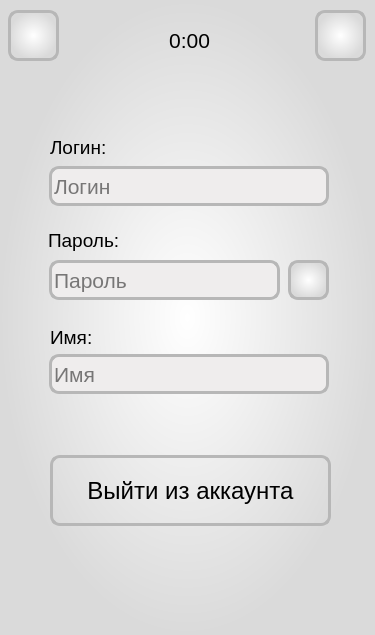
<?xml version="1.0" encoding="UTF-8"?>
<ui version="4.0">
 <class>AccountWindow</class>
 <widget class="QMainWindow" name="AccountWindow">
  <property name="geometry">
   <rect>
    <x>0</x>
    <y>0</y>
    <width>375</width>
    <height>635</height>
   </rect>
  </property>
  <property name="font">
   <font>
    <family>Arimo</family>
    <pointsize>20</pointsize>
   </font>
  </property>
  <property name="windowTitle">
   <string>Account</string>
  </property>
  <property name="styleSheet">
   <string notr="true">background-color: qradialgradient(spread:pad, cx:0.5, cy:0.5, radius:0.5, fx:0.5, fy:0.5, stop:0 rgba(255, 255, 255, 255), stop:1 rgba(218, 218, 218, 255));</string>
  </property>
  <property name="iconSize">
   <size>
    <width>40</width>
    <height>40</height>
   </size>
  </property>
  <property name="tabShape">
   <enum>QTabWidget::Rounded</enum>
  </property>
  <widget class="QWidget" name="centralwidget">
   <widget class="QPushButton" name="home_button">
    <property name="geometry">
     <rect>
      <x>8</x>
      <y>10</y>
      <width>51</width>
      <height>51</height>
     </rect>
    </property>
    <property name="cursor">
     <cursorShape>PointingHandCursor</cursorShape>
    </property>
    <property name="styleSheet">
     <string notr="true">QPushButton{
border: 3px solid #b7b7b7;
border-radius: 10px;
}
QPushButton:hover{
background-color: #c8c8c8;
}</string>
    </property>
    <property name="text">
     <string/>
    </property>
    <property name="icon">
     <iconset>
      <normaloff>icons/home.png</normaloff>icons/home.png</iconset>
    </property>
    <property name="iconSize">
     <size>
      <width>45</width>
      <height>45</height>
     </size>
    </property>
   </widget>
   <widget class="QPushButton" name="settings_button">
    <property name="geometry">
     <rect>
      <x>315</x>
      <y>10</y>
      <width>51</width>
      <height>51</height>
     </rect>
    </property>
    <property name="cursor">
     <cursorShape>PointingHandCursor</cursorShape>
    </property>
    <property name="styleSheet">
     <string notr="true">QPushButton{
border: 3px solid #b7b7b7;
border-radius: 10px;
}
QPushButton:hover{
background-color: #c8c8c8;
}</string>
    </property>
    <property name="text">
     <string/>
    </property>
    <property name="icon">
     <iconset>
      <normaloff>icons/settings.png</normaloff>icons/settings.png</iconset>
    </property>
    <property name="iconSize">
     <size>
      <width>40</width>
      <height>40</height>
     </size>
    </property>
   </widget>
   <widget class="QLabel" name="time_label">
    <property name="geometry">
     <rect>
      <x>154</x>
      <y>20</y>
      <width>71</width>
      <height>41</height>
     </rect>
    </property>
    <property name="font">
     <font>
      <family>Arimo</family>
      <pointsize>16</pointsize>
     </font>
    </property>
    <property name="styleSheet">
     <string notr="true">background-color: none</string>
    </property>
    <property name="text">
     <string>0:00</string>
    </property>
    <property name="alignment">
     <set>Qt::AlignCenter</set>
    </property>
   </widget>
   <widget class="QLineEdit" name="login_line">
    <property name="enabled">
     <bool>true</bool>
    </property>
    <property name="geometry">
     <rect>
      <x>49</x>
      <y>166</y>
      <width>280</width>
      <height>40</height>
     </rect>
    </property>
    <property name="font">
     <font>
      <family>Arimo</family>
      <pointsize>16</pointsize>
     </font>
    </property>
    <property name="cursor">
     <cursorShape>IBeamCursor</cursorShape>
    </property>
    <property name="styleSheet">
     <string notr="true">background: rgba(239,237,237,1);
border-radius: 10px;
border: 3px solid #b7b7b7;</string>
    </property>
    <property name="text">
     <string/>
    </property>
    <property name="maxLength">
     <number>32767</number>
    </property>
    <property name="readOnly">
     <bool>true</bool>
    </property>
    <property name="placeholderText">
     <string>Логин</string>
    </property>
   </widget>
   <widget class="QLineEdit" name="password_line">
    <property name="enabled">
     <bool>true</bool>
    </property>
    <property name="geometry">
     <rect>
      <x>49</x>
      <y>260</y>
      <width>231</width>
      <height>40</height>
     </rect>
    </property>
    <property name="font">
     <font>
      <family>Arimo</family>
      <pointsize>16</pointsize>
     </font>
    </property>
    <property name="autoFillBackground">
     <bool>false</bool>
    </property>
    <property name="styleSheet">
     <string notr="true">background: rgba(239,237,237,1);
border-radius: 10px;
border: 3px solid #b7b7b7;
</string>
    </property>
    <property name="text">
     <string/>
    </property>
    <property name="echoMode">
     <enum>QLineEdit::Normal</enum>
    </property>
    <property name="readOnly">
     <bool>true</bool>
    </property>
    <property name="placeholderText">
     <string>Пароль</string>
    </property>
   </widget>
   <widget class="QLineEdit" name="name_line">
    <property name="enabled">
     <bool>true</bool>
    </property>
    <property name="geometry">
     <rect>
      <x>49</x>
      <y>354</y>
      <width>280</width>
      <height>40</height>
     </rect>
    </property>
    <property name="font">
     <font>
      <family>Arimo</family>
      <pointsize>16</pointsize>
     </font>
    </property>
    <property name="styleSheet">
     <string notr="true">background: rgba(239,237,237,1);
border-radius: 10px;
border: 3px solid #b7b7b7;</string>
    </property>
    <property name="text">
     <string/>
    </property>
    <property name="readOnly">
     <bool>true</bool>
    </property>
    <property name="placeholderText">
     <string>Имя</string>
    </property>
   </widget>
   <widget class="QPushButton" name="hide_password_button">
    <property name="geometry">
     <rect>
      <x>288</x>
      <y>260</y>
      <width>41</width>
      <height>40</height>
     </rect>
    </property>
    <property name="cursor">
     <cursorShape>PointingHandCursor</cursorShape>
    </property>
    <property name="styleSheet">
     <string notr="true">QPushButton{
border: 3px solid #b7b7b7;
border-radius: 10px;
}
QPushButton:hover{
background-color: #c8c8c8;
}</string>
    </property>
    <property name="text">
     <string/>
    </property>
    <property name="icon">
     <iconset>
      <normaloff>icons/eye.png</normaloff>icons/eye.png</iconset>
    </property>
    <property name="iconSize">
     <size>
      <width>33</width>
      <height>33</height>
     </size>
    </property>
   </widget>
   <widget class="QPushButton" name="leave_account_button">
    <property name="geometry">
     <rect>
      <x>50</x>
      <y>455</y>
      <width>281</width>
      <height>71</height>
     </rect>
    </property>
    <property name="font">
     <font>
      <family>Arimo</family>
      <pointsize>18</pointsize>
     </font>
    </property>
    <property name="cursor">
     <cursorShape>PointingHandCursor</cursorShape>
    </property>
    <property name="styleSheet">
     <string notr="true">QPushButton{
border: 3px solid #b7b7b7;
border-radius: 10px;
background-color: none;
}
QPushButton:hover{
background-color: #c8c8c8;
}</string>
    </property>
    <property name="text">
     <string>Выйти из аккаунта</string>
    </property>
   </widget>
   <widget class="QLabel" name="login_label">
    <property name="geometry">
     <rect>
      <x>50</x>
      <y>132</y>
      <width>151</width>
      <height>31</height>
     </rect>
    </property>
    <property name="font">
     <font>
      <family>Arimo</family>
      <pointsize>14</pointsize>
     </font>
    </property>
    <property name="styleSheet">
     <string notr="true">background-color: none</string>
    </property>
    <property name="text">
     <string>Логин:</string>
    </property>
   </widget>
   <widget class="QLabel" name="password_name">
    <property name="geometry">
     <rect>
      <x>48</x>
      <y>225</y>
      <width>152</width>
      <height>31</height>
     </rect>
    </property>
    <property name="font">
     <font>
      <pointsize>14</pointsize>
     </font>
    </property>
    <property name="styleSheet">
     <string notr="true">background-color: none</string>
    </property>
    <property name="text">
     <string>Пароль:</string>
    </property>
   </widget>
   <widget class="QLabel" name="label_3">
    <property name="geometry">
     <rect>
      <x>50</x>
      <y>322</y>
      <width>151</width>
      <height>31</height>
     </rect>
    </property>
    <property name="font">
     <font>
      <pointsize>14</pointsize>
     </font>
    </property>
    <property name="styleSheet">
     <string notr="true">background-color: none</string>
    </property>
    <property name="text">
     <string>Имя:</string>
    </property>
   </widget>
  </widget>
 </widget>
 <resources/>
 <connections/>
</ui>
